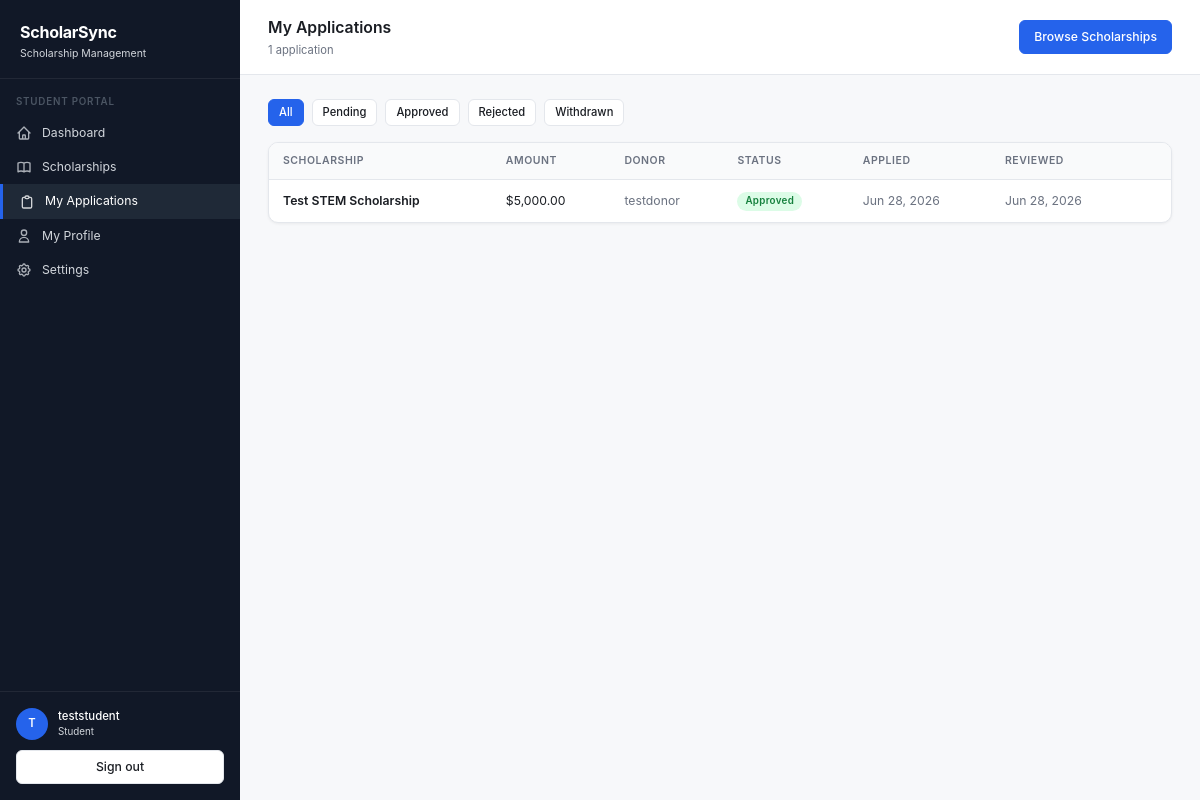
Screenshot of /student/applications (signed in) with the database file from the repository.
### app/models/user.py (models this page shows, shortened)
class User(UserMixin, db.Model):
    __tablename__ = "users"
    id = db.Column(db.Integer, primary_key=True)
    username = db.Column(db.String(64), unique=True, nullable=False, index=True)
    password_hash = db.Column(db.String(256), nullable=False)
    role = db.Column(db.String(16), nullable=False)  # student | donor | admin
    created_at = db.Column(db.DateTime, default=db.func.now())
    student_profile = db.relationship("Student", back_populates="user", uselist=False)
    donor_profile = db.relationship("Donor", back_populates="user", uselist=False)

### app/models/application.py (models this page shows, shortened)
class Application(db.Model):
    __tablename__ = "applications"
    id = db.Column(db.Integer, primary_key=True)
    student_id = db.Column(db.Integer, db.ForeignKey("students.id"), nullable=False)
    scholarship_id = db.Column(db.Integer, db.ForeignKey("scholarships.id"), nullable=False)
    status = db.Column(db.String(16), default="pending")  # pending | approved | rejected | withdrawn
    application_message = db.Column(db.Text)
    date_applied = db.Column(db.DateTime, default=db.func.now())
    date_reviewed = db.Column(db.DateTime)
    student = db.relationship("Student", back_populates="applications")
    scholarship = db.relationship("Scholarship", back_populates="applications")
    award = db.relationship("Award", back_populates="application", uselist=False)
    @property
    def status_label(self) -> str:
        labels = {
            "pending": "Pending",
            "approved": "Approved",
            "rejected": "Rejected",
            "withdrawn": "Withdrawn",
        }
        return labels.get(self.status, self.status.title())

### app/models/scholarship.py (models this page shows, shortened)
class Scholarship(db.Model):
    __tablename__ = "scholarships"
    id = db.Column(db.Integer, primary_key=True)
    donor_id = db.Column(db.Integer, db.ForeignKey("donors.id"), nullable=False)
    title = db.Column(db.String(256), nullable=False)
    description = db.Column(db.Text)
    amount = db.Column(db.Numeric(12, 2), nullable=False)
    deadline = db.Column(db.Date)
    is_active = db.Column(db.Boolean, default=True)
    slots = db.Column(db.Integer, default=1)
    category = db.Column(db.String(64))
    created_at = db.Column(db.DateTime, default=db.func.now())
    donor = db.relationship("Donor", back_populates="scholarships")
    criteria = db.relationship(
        "EligibilityCriteria", back_populates="scholarship", uselist=False, cascade="all, delete-orphan"
    )
    applications = db.relationship("Application", back_populates="scholarship", lazy="dynamic")

### app/models/donor.py (models this page shows, shortened)
class Donor(db.Model):
    __tablename__ = "donors"
    id = db.Column(db.Integer, primary_key=True)
    user_id = db.Column(db.Integer, db.ForeignKey("users.id"), unique=True, nullable=False)
    donor_code = db.Column(db.String(20), unique=True)
    name = db.Column(db.String(128))
    donor_type = db.Column(db.String(64))  # Individual | Organization | Corporate
    contact_email = db.Column(db.String(128))
    contact_phone = db.Column(db.String(32))
    address = db.Column(db.String(256))
    profile_completed = db.Column(db.Boolean, default=False)
    created_at = db.Column(db.DateTime, default=db.func.now())
    user = db.relationship("User", back_populates="donor_profile")
    scholarships = db.relationship("Scholarship", back_populates="donor", lazy="dynamic")
    @property
    def display_name(self) -> str:
        return self.name or (self.user.username if self.user else "Unknown")

### app/student/routes.py (the view)
@student.route("/applications")
@login_required
@student_required
def applications():
    profile = current_user.student_profile
    status_filter = request.args.get("status", "")
    query = Application.query.filter_by(student_id=profile.id)
    if status_filter:
        query = query.filter_by(status=status_filter)
    apps = query.order_by(Application.date_applied.desc()).all()
    return render_template(
        "student/applications.html",
        applications=apps,
        status_filter=status_filter,
        format_currency=format_currency,
        format_date=format_date,
    )

### app/models/user.py (called while the page is built)
@login_manager.user_loader
def load_user(user_id: str):
    return User.query.get(int(user_id))

### app/student/routes.py (called while the page is built)
def student_required(f):
    @wraps(f)
    def decorated(*args, **kwargs):
        if not current_user.is_authenticated or current_user.role != "student":
            abort(403)
        return f(*args, **kwargs)
    return decorated

### app/utils/helpers.py (called while the page is built)
def format_currency(value) -> str:
    try:
        return f"${float(value):,.2f}"
    except (TypeError, ValueError):
        return "$0.00"

def format_date(value, fmt: str = "%b %d, %Y") -> str:
    if value is None:
        return "—"
    if hasattr(value, "strftime"):
        return value.strftime(fmt)
    return str(value)

### app/templates/student/applications.html (shortened to what this page needs)
{% extends "base.html" %}
{% block page_title %}My Applications{% endblock %}
{% block page_subtitle %}<p class="page-subtitle">{{ applications|length }} application{{ 's' if applications|length != 1 }}</p>{% endblock %}
{% block page_actions %}
  <a href="{{ url_for('student.scholarships') }}" class="btn btn-primary">Browse Scholarships</a>
{% endblock %}
{% block sidebar %}{% include "shared/sidebar_student.html" %}{% endblock %}
{% block content %}
<div class="section-header">
  <div class="d-flex gap-8 flex-wrap">
    {% for s in ['', 'pending', 'approved', 'rejected', 'withdrawn'] %}
    <a href="{{ url_for('student.applications', status=s) }}"
       class="btn {{ 'btn-primary' if status_filter == s else 'btn-secondary' }} btn-sm">
      {{ 'All' if s == '' else s.title() }}
    </a>
    {% endfor %}
  </div>
</div>
{% if applications %}
<div class="table-wrapper">
  <table>
    <thead>
      <tr>
        <th>Scholarship</th>
        <th>Amount</th>
        <th>Donor</th>
        <th>Status</th>
        <th>Applied</th>
        <th>Reviewed</th>
        <th></th>
      </tr>
    </thead>
    <tbody>
      {% for app in applications %}
      <tr>
        <td>
          <div class="fw-600">{{ app.scholarship.title }}</div>
        </td>
        <td>{{ format_currency(app.scholarship.amount) }}</td>
        <td class="td-muted">{{ app.scholarship.donor.display_name }}</td>
        <td>
          <span class="badge badge-{{ app.status }}">{{ app.status_label }}</span>
        </td>
        <td class="td-muted">{{ format_date(app.date_applied, '%b %d, %Y') }}</td>
        <td class="td-muted">{{ format_date(app.date_reviewed, '%b %d, %Y') if app.date_reviewed else '—' }}</td>
        <td>
        </td>
      </tr>
      {% endfor %}
    </tbody>
  </table>
</div>
{% endif %}
{% endblock %}

### app/templates/base.html (shortened to what this page needs)
<!DOCTYPE html>
<html lang="en">
<head>
  <link rel="stylesheet" href="{{ url_for('static', filename='css/main.css') }}">
</head>
<body>
<div class="app-layout">
  <aside class="sidebar">
    <div class="sidebar-brand">
      <div class="sidebar-brand-name">ScholarSync</div>
      <div class="sidebar-brand-sub">Scholarship Management</div>
    </div>
    {% block sidebar %}{% endblock %}
    <div class="sidebar-footer">
      <div class="sidebar-user">
        <div class="sidebar-avatar">{{ current_user.username[0].upper() }}</div>
        <div class="sidebar-user-info">
          <div class="sidebar-username">{{ current_user.username }}</div>
          <div class="sidebar-role">{{ current_user.role }}</div>
        </div>
      </div>
      <a href="{{ url_for('auth.logout') }}" class="btn btn-secondary" style="width:100%; justify-content:center;">
        Sign out
      </a>
    </div>
  </aside>
  <main class="main-content">
    <div class="page-header">
      <div>
        <h1 class="page-title">{% block page_title %}{% endblock %}</h1>
        {% block page_subtitle %}{% endblock %}
      </div>
      <div class="d-flex align-center gap-8">
        {% block page_actions %}{% endblock %}
      </div>
    </div>
    <div class="page-body">
      {% block content %}{% endblock %}
    </div>
  </main>
</div>
</body>
</html>

### rows the page displays
User: username "T", username "teststudent", role "Student"
Application: scholarship "Test STEM Scholarship", scholarship.donor.display_name "testdonor", status_label "Approved", date_applied "Jun 28, 2026", date_reviewed "Jun 28, 2026"
Scholarship: amount "$5,000.00"

### other values shown
{{ applications|length }} "1"
{{ 'All' if s == '' else s.title() }} "All" "Pending" "Approved" "Rejected" "Withdrawn"
